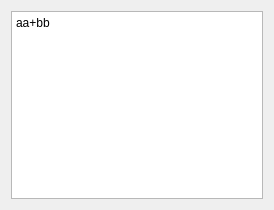
<?xml version="1.0" encoding="UTF-8"?>
<ui version="4.0">
 <class>childFrom</class>
 <widget class="QWidget" name="childFrom">
  <property name="geometry">
   <rect>
    <x>0</x>
    <y>0</y>
    <width>274</width>
    <height>210</height>
   </rect>
  </property>
  <property name="windowTitle">
   <string>Form</string>
  </property>
  <layout class="QVBoxLayout" name="verticalLayout">
   <item>
    <widget class="QTextEdit" name="textEdit">
     <property name="html">
      <string>&lt;!DOCTYPE HTML PUBLIC &quot;-//W3C//DTD HTML 4.0//EN&quot; &quot;http://www.w3.org/TR/REC-html40/strict.dtd&quot;&gt;
&lt;html&gt;&lt;head&gt;&lt;meta name=&quot;qrichtext&quot; content=&quot;1&quot; /&gt;&lt;style type=&quot;text/css&quot;&gt;
p, li { white-space: pre-wrap; }
&lt;/style&gt;&lt;/head&gt;&lt;body style=&quot; font-family:'SimSun'; font-size:9pt; font-weight:400; font-style:normal;&quot;&gt;
&lt;p style=&quot; margin-top:0px; margin-bottom:0px; margin-left:0px; margin-right:0px; -qt-block-indent:0; text-indent:0px;&quot;&gt;aa+bb&lt;/p&gt;
&lt;p style=&quot;-qt-paragraph-type:empty; margin-top:0px; margin-bottom:0px; margin-left:0px; margin-right:0px; -qt-block-indent:0; text-indent:0px;&quot;&gt;&lt;br /&gt;&lt;/p&gt;&lt;/body&gt;&lt;/html&gt;</string>
     </property>
    </widget>
   </item>
  </layout>
 </widget>
 <resources/>
 <connections/>
</ui>
